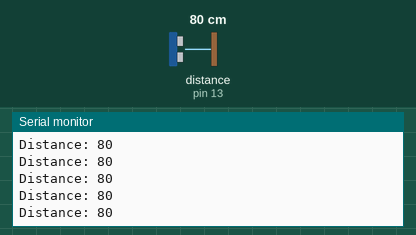
This sketch was run on a simulated Arduino Uno, built with avr-gcc and run on an emulated ATmega328P. On the bench: the last lines printed to the serial monitor. The inputs (shaded band) are chosen by the test bench; at power-on: distance to the obstacle (sensor on pin 13) 80 cm. The echo pulse lasts 58.3 µs per cm.

Above: at 1.2 s.
1.3 s: distance to the obstacle (sensor on pin 13) set to 9 cm
At 1.8 s:
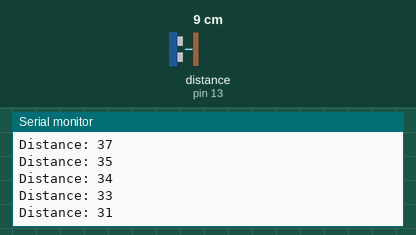
4.3 s: distance to the obstacle (sensor on pin 13) set to 18 cm
At 5.0 s:
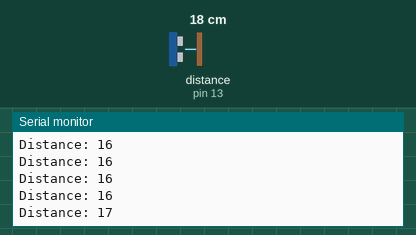
7.3 s: distance to the obstacle (sensor on pin 13) set to 4 cm
At 8.4 s:
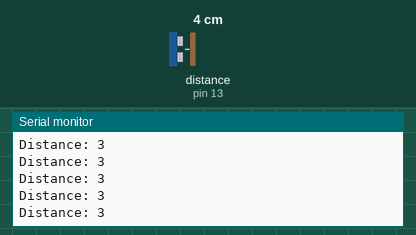
10.3 s: distance to the obstacle (sensor on pin 13) set to 35 cm
At 11.1 s:
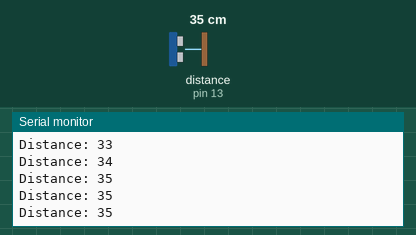
13.3 s: distance to the obstacle (sensor on pin 13) set to 2 cm
At 13.9 s:
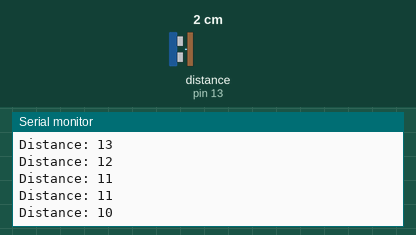
16.3 s: distance to the obstacle (sensor on pin 13) set to 60 cm
At 17.2 s:
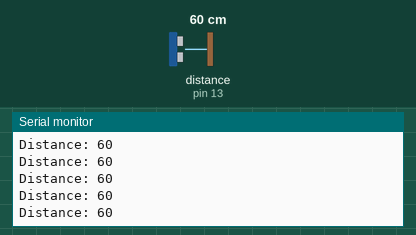
Timing chart, 0 to 19.3 s (numbered marks = the images above; inputs shaded):
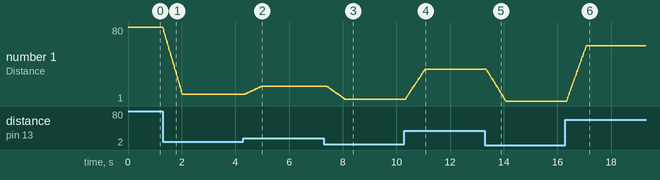

The sketch:

hcsr04Code.ino
```cpp
#include <Ultrasonic.h>

#define TRIGGER_PIN  12
#define ECHO_PIN     13

Ultrasonic ultrasonic(TRIGGER_PIN, ECHO_PIN);

const int ACCURACY = 50; // Define a precisão do sensor. Quanto maior acurracy, maior precisão porem menor velocidade de atualização da posição
float samples[ACCURACY];
int index = 0; // Indice do sample
boolean was = false;

int distance()
{
  float cmFromWall;
  long microsec = ultrasonic.timing();
  cmFromWall = ultrasonic.convert(microsec, Ultrasonic::CM);

  float sum = 0;

  if( was )
  {
    samples[ index%ACCURACY ] = cmFromWall;
    index++;
  }
  else
  {
    for( int i = 0; i < ACCURACY; i++ )
    {
      samples[i] = cmFromWall;
    }
    was = true;
  }
  for( int i = 0; i < ACCURACY; i++ )
  {
     sum += samples[ i ];
  }

  return (int) (sum/ACCURACY);
}

void setup()
{
  pinMode( TRIGGER_PIN, OUTPUT );
  pinMode( ECHO_PIN, INPUT );
  Serial.begin(9600);
  Serial.println( "Start" );
}

void loop()
{
    Serial.print( "Distance: " );
    Serial.println( distance() );
    delay(10);
}
```

Measured:
- after the input at 1.3 s, the serial monitor: prints a new line at once (image 1)
- after the input at 4.3 s, the serial monitor: prints a new line after 0.06 s (image 2)
- after the input at 7.3 s, the serial monitor: prints a new line after 0.57 s (image 3)
- after the input at 10.3 s, the serial monitor: prints a new line after 0.37 s (image 4)
- after the input at 16.3 s, the serial monitor: prints a new line after 0.48 s (image 6)
- plotted number 1: 80 → 8 after the input at 1.3 s, 17 → 3 after the input at 7.3 s, 3 → 35 after the input at 10.3 s, 35 → 1 after the input at 13.3 s, 1 → 60 after the input at 16.3 s
